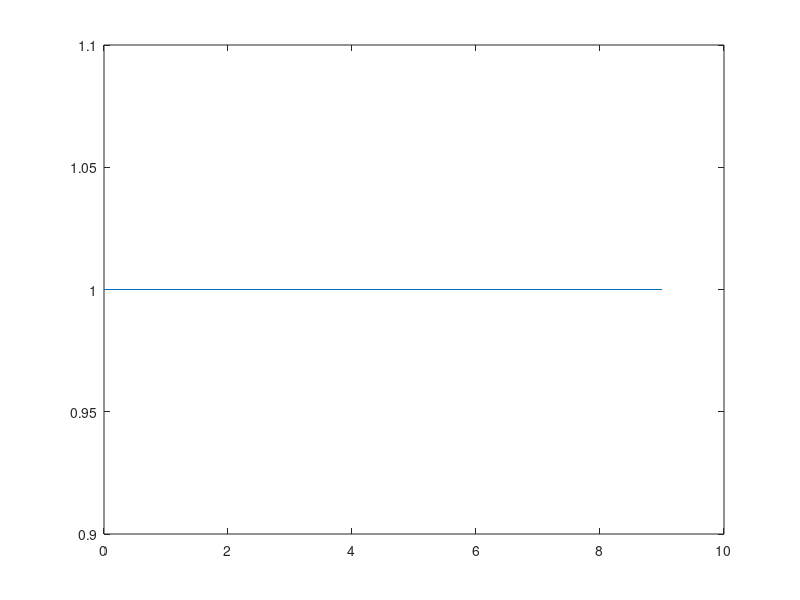
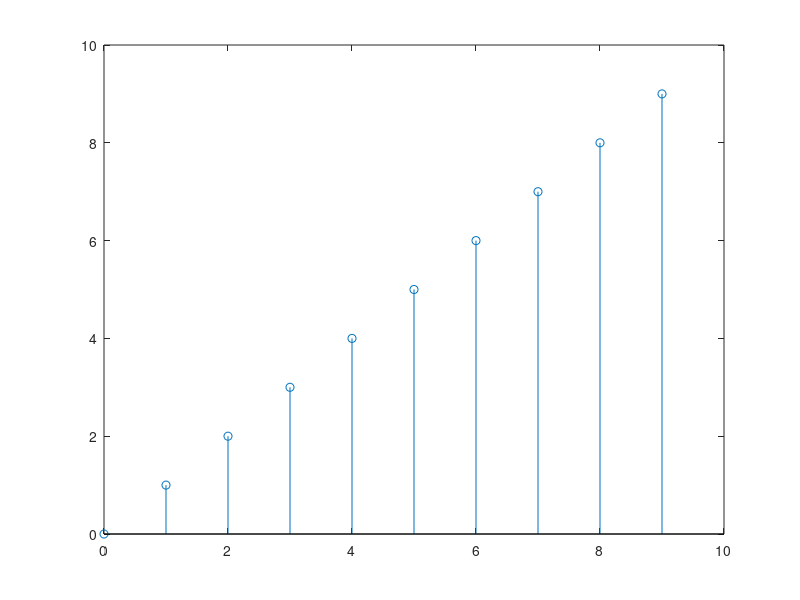

These charts were generated, in order, by the following MATLAB code:
clc;
clear all;
close all;
N=10;
u=ones(1,N)
n=0:N-1
plot(n,u)
figure
stem(n,u)
clc
clear all
close all
N=10;
n=0:N-1
x=n;
plot(x,n)
stem(n,x)
